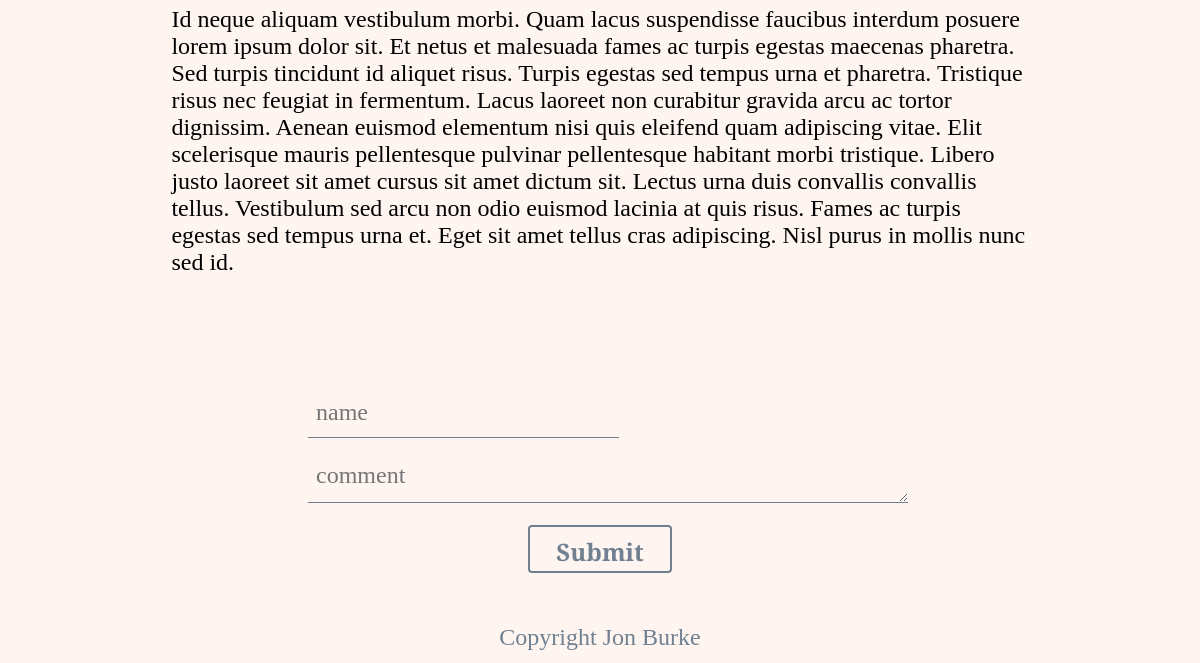
The app's page /archive/post/4/ (lower part), older data.
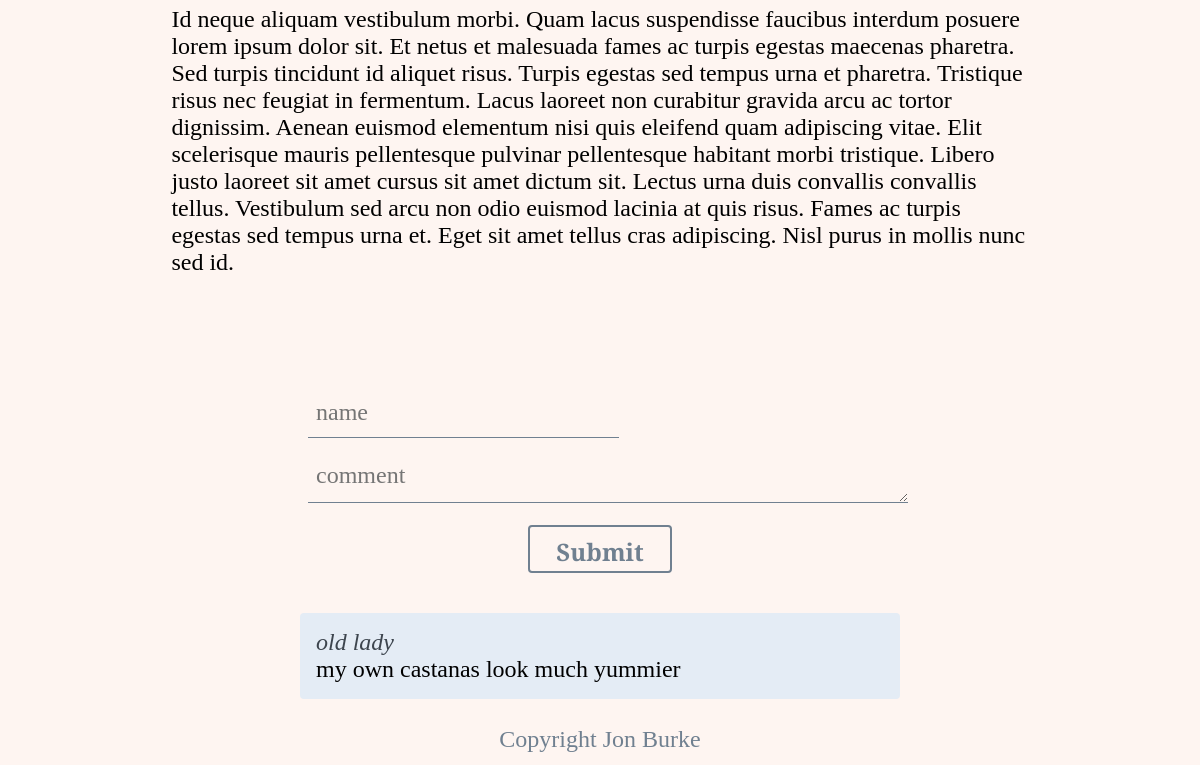
The same page, newer data.
### archive/models.py (models this page shows, shortened)
class Comment(models.Model):
    created = models.DateTimeField(auto_now_add=True)
    last_modified = models.DateTimeField(auto_now = True)
    name = models.CharField(max_length=50)
    comment = models.TextField()
    related_post = models.ForeignKey(Post, on_delete=models.CASCADE, related_name='comments')

### archive/views.py (the view, shortened to what this page needs)
# urls.py: path('post/<int:pk>/', PostDetailView.as_view(), name="post_detail"),
class PostDetailView(FormMixin, DetailView):
    model = Post
    template_name = 'post_detail.html'
    form_class = CommentForm
    def get_context_data(self, **kwargs):
        kwargs = self.kwargs
        context = super().get_context_data(**kwargs)
        thispost = Post.objects.get(id=kwargs.get('pk'))
        thispostscomments = thispost.comments.all()
        context['comments'] = thispostscomments
        return context

### archive/forms.py
class CommentForm(forms.ModelForm):
    name = forms.CharField(widget=forms.TextInput(attrs={'class': 'form-name', 'placeholder': 'name'}), label='')
    comment = forms.CharField(widget=forms.Textarea(attrs={'class': 'form-comment', 'placeholder': 'comment'}), label='')
    class Meta:
        model = Comment
        fields = ('name', 'comment',)

### templates/post_detail.html (shortened to what this page needs)
{% extends 'base.html' %}
{% load social_share %}
{% block content %}
<div class="post-entry">
    <p>{{ post.body | safe }}</p>
</div>
<br>
<br><br>
<div class="comments-section">
    <form action="" method="post">
        {{ form }}
        <div class="form-button">
            <button type="submit" >Submit</button>
        </div>
    </form>
    {% for comment in comments %}
        <div class="comment-box">
            <span class="user-name"><i>{{comment.name}}</i></span><br>
            {{ comment.comment }}
        </div>
    {% endfor %}
</div>
{% endblock content %}

Row changes from the older to the newer data that the page shows:
added Comment: name "old lady", comment "my own castanas look much yummier"
